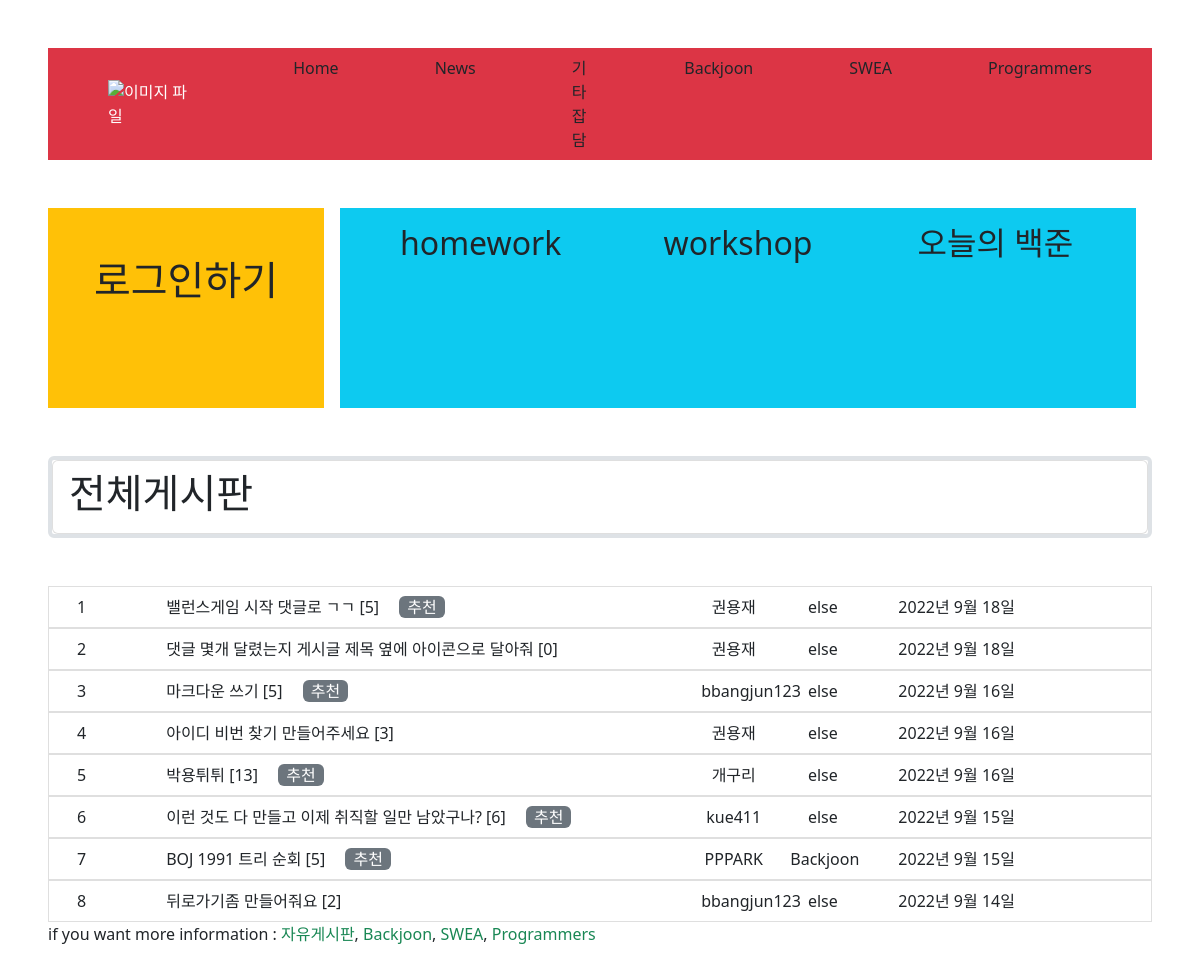
/, run on an earlier commit of the app's database.
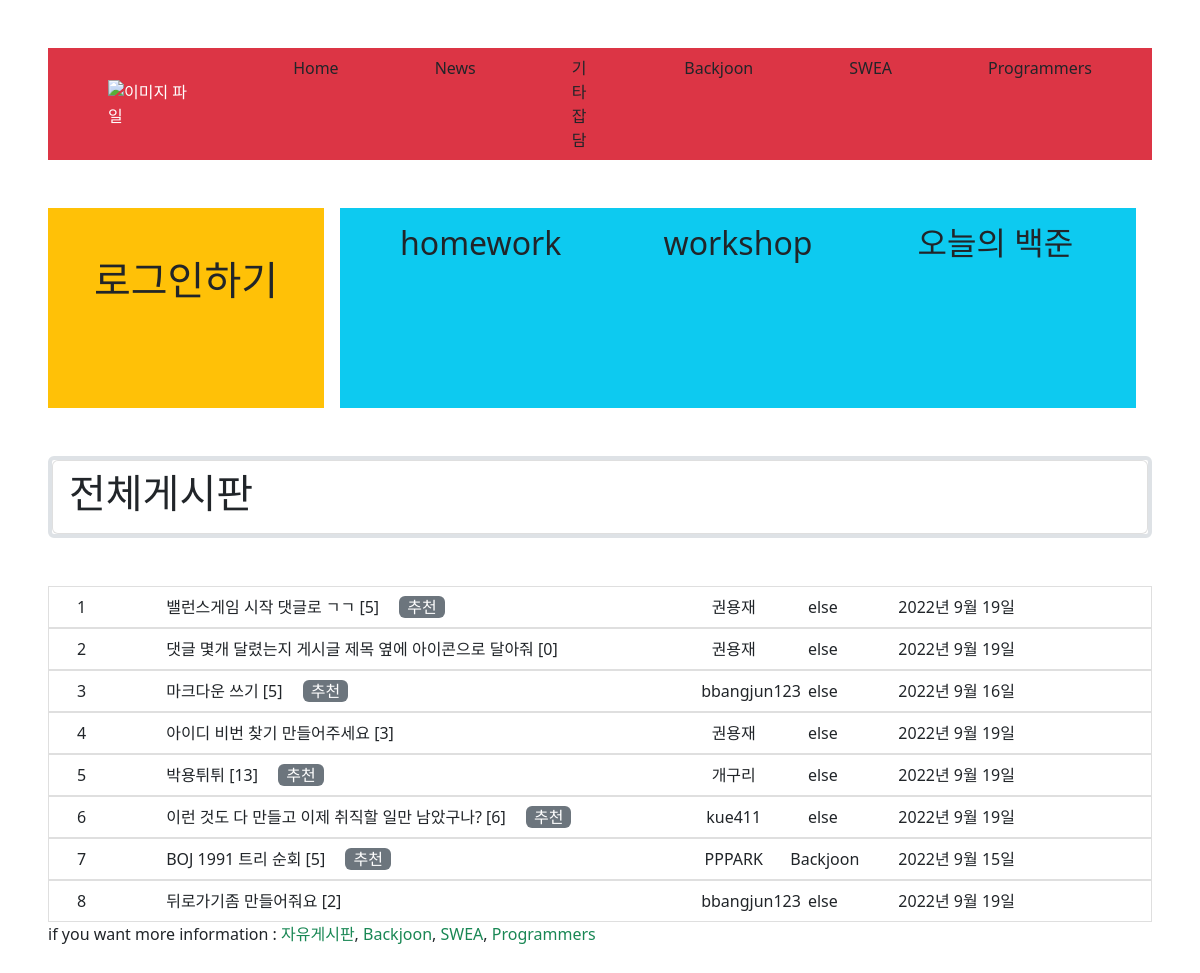
And on a later commit of the database.
### articles/models.py (models this page shows)
class ArticleModel(models.Model):
    variety_1 = (
              ('Backjoon', 'Backjoon'),
              ('SWEA', 'SWEA'),
              ('Programmers', 'Programmers'),
              ('else', 'else'),
    )
    username = models.CharField(max_length=30)
    title = models.CharField(max_length= 30)
    content = models.TextField()
    release_date = models.DateField(auto_now = True)
    update_date = models.DateField(auto_now_add= True)
    variety = models.CharField(max_length=30, choices=variety_1)
    visited = models.IntegerField(default=0)

### articles/views.py (the view)
# urls.py: path('', views.home, name = 'home'),
def home(request):
    articles = ArticleModel.objects.all()
    comments = CommentModel.objects.all()
    N = len(articles)
    new_articles = []
    comments_dic = {}
    for i in range(N):
        article = articles[i]
        comments = CommentModel.objects.filter(article = article)
        new_articles.append((article,len(comments),N-i))
    print(new_articles)
    context = {
        "articles" : new_articles,
    }
    return render(request, 'articles/home.html', context)

### articles/templates/articles/home.html (shortened to what this page needs)
{% extends 'base.html' %}
{% block content %}
<ul class="list-group border border-4 my-5">
    <li class="list-group-item d-flex justify-content-between align-items-center">
      <h1>전체게시판</h1>
    </li>
</ul>
<ul class="list-group">
    {% for article, comments, number in articles reversed %}
    <a href="{% url 'articles:detail' article.id %}" class='text-decoration-none'>
    <li class="list-group-item list-group-item-action">
    <div class="container text-center">
        <div class="row">
            <div class="col-1 text-start">{{number}}</div>
            <div class="col-6 text-start">{{article.title}}
                [{{comments}}]
                {% if comments >= 5 %}
                <span class='bg-secondary rounded text-white mx-3 px-2'>추천</span>
                {% endif %}
            </div>
            <div class="col-1">{{article.username}}</div>
            <div class="col-1">{{article.variety}}</div>
            <div class="col-2">{{article.release_date}}</div>
        </div>
    </div>
    </li>
    </a>
    {% endfor %}
    <div>if you want more information : <a href="{% url 'articles:else_board' %}" class='text-decoration-none text-success'>자유게시판</a>, <a href="{% url 'articles:Backjoon_board' %}" class='text-decoration-none text-success'>Backjoon</a>,
       <a href="{% url 'articles:SWEA_board' %}" class='text-decoration-none text-success'>SWEA</a>, <a href="{% url 'articles:Programmers_board' %}" class='text-decoration-none text-success'>Programmers</a> </div>
</ul>
{% endblock content %}

What changed in the data, as far as the page shows it:
changed ArticleModel "밸런스게임 시작 댓글로 ㄱㄱ": release_date "2022년 9월 18일" → "2022년 9월 19일"
changed ArticleModel "댓글 몇개 달렸는지 게시글 제목 옆에 아이콘으로 달아줘": release_date "2022년 9월 18일" → "2022년 9월 19일"
changed ArticleModel "아이디 비번 찾기 만들어주세요": release_date "2022년 9월 16일" → "2022년 9월 19일"
changed ArticleModel "박용튀튀": release_date "2022년 9월 16일" → "2022년 9월 19일"
changed ArticleModel "이런 것도 다 만들고 이제 취직할 일만 남았구나?": release_date "2022년 9월 15일" → "2022년 9월 19일"
changed ArticleModel "뒤로가기좀 만들어줘요": release_date "2022년 9월 14일" → "2022년 9월 19일"
